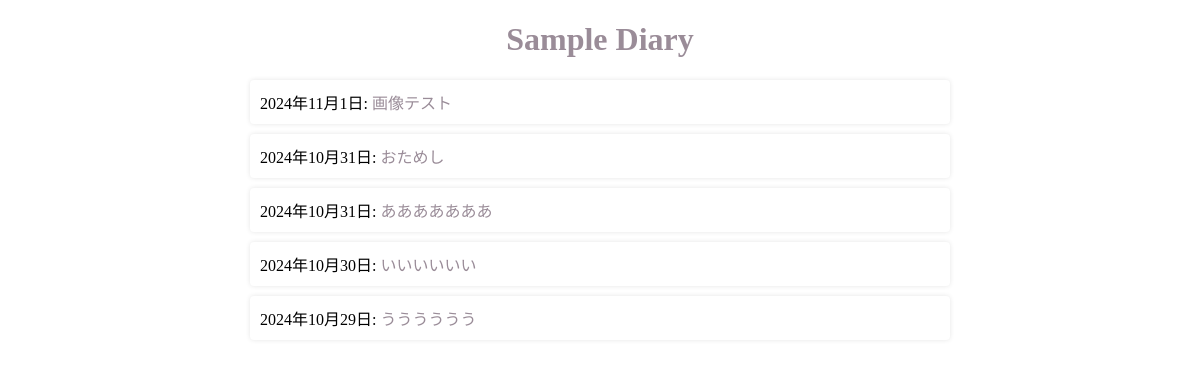
The app's page /diary/pages/ (signed in), older data.
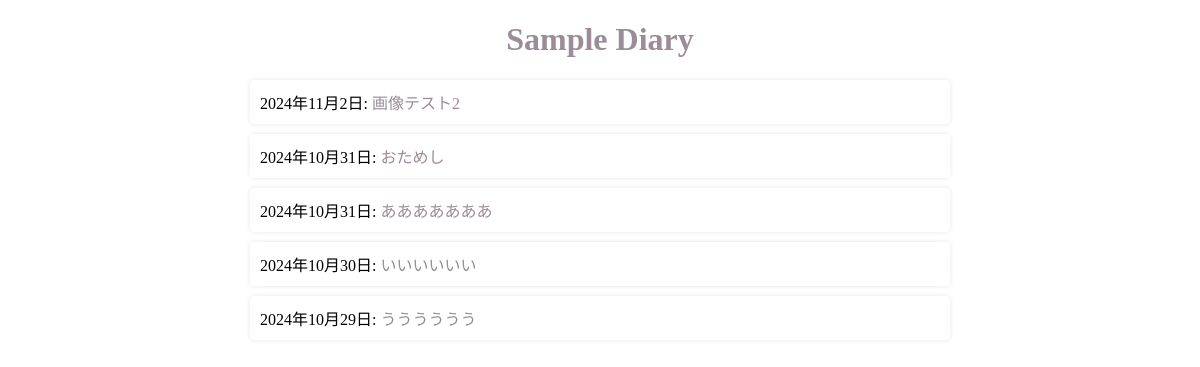
The same page, newer data.
### diary/models.py (models this page shows, shortened)
class Page(models.Model):
	id = models.UUIDField(
		primary_key=True, default=uuid.uuid4, editable=False, verbose_name="ID"
	)
	title = models.CharField(
		max_length=100, verbose_name="タイトル"
	)
	body = models.TextField(
		max_length=2000, verbose_name="本文"
	)
	page_date = models.DateField(
		verbose_name="日付"
	)
	picture = models.ImageField(
		upload_to="diary/picture/", blank=True, null=True, verbose_name="写真"
	)
	created_at = models.DateTimeField(
		auto_now_add=True, verbose_name="作成日時"
	)
	updated_at = models.DateTimeField(
		auto_now=True, verbose_name="更新日時"
	)

### diary/views.py (the view)
class PageListView(LoginRequiredMixin, View):
    def get(self, request):
        page_list = Page.objects.order_by("-page_date")
        return render(request, "diary/page_list.html", {"page_list": page_list})

### templates/diary/page_list.html
{% extends "base/diary_base.html" %}
{% block body %}
<ul>
  {% for page in page_list %}
    <li>{{ page.page_date }}:
      <a href="{% url 'diary:page_detail' page.id %}">{{ page.title }}</a>
    </li>
  {% empty %}
    <div>日記のページが1つもありません。</div>
  {% endfor %}
</ul>
{% endblock %}

Row changes from the older to the newer data that the page shows:
changed Page: page_date "2024年11月1日" → "2024年11月2日"; title "画像テスト" → "画像テスト2"
